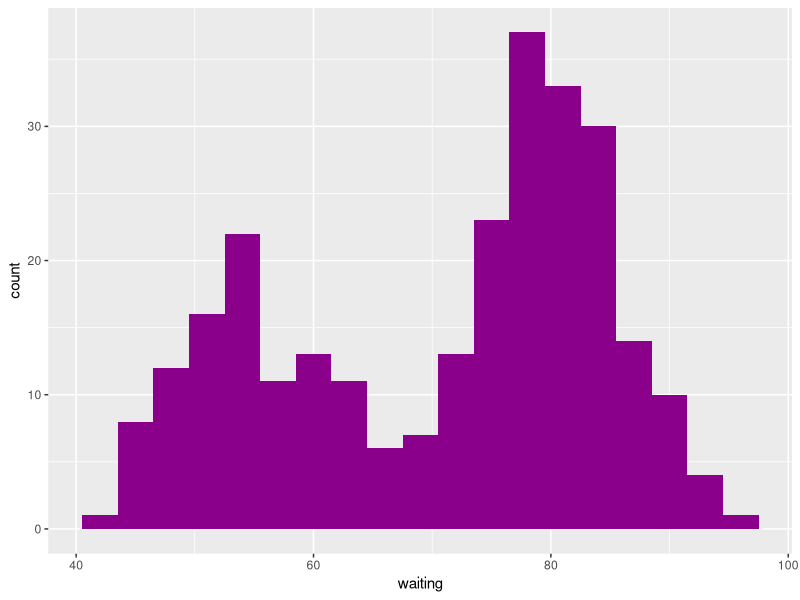
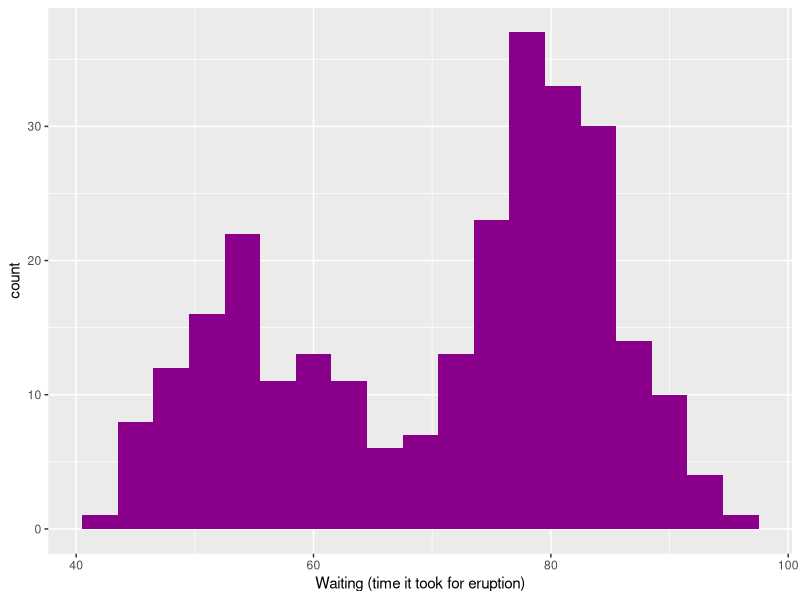
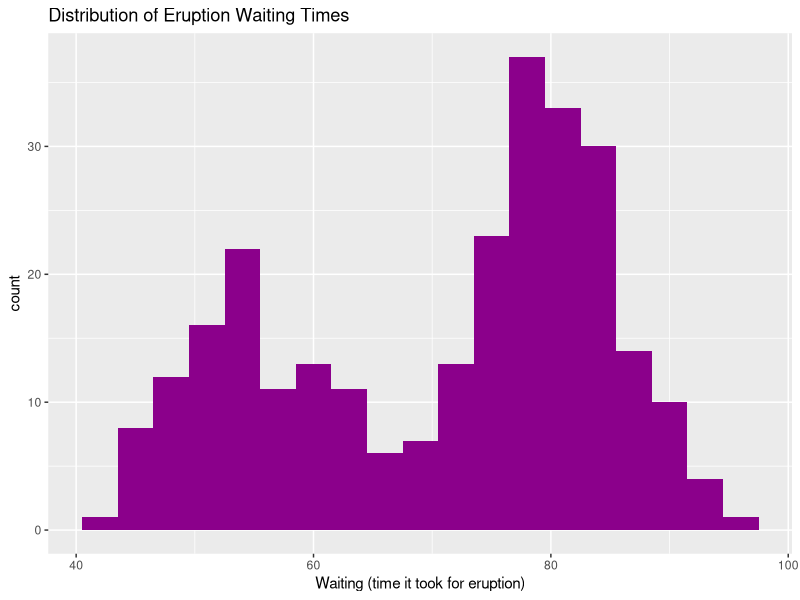

Generate these figures, in order, with R:
## ---- chunk 1
knitr::opts_chunk$set(echo = TRUE)
## ---- chunk 2
# Load data
str(faithful)
## ---- chunk 3
# Data Visualization
library(ggplot2)
ggplot(faithful, aes(x = waiting)) + geom_histogram(binwidth = 3, fill = 'darkmagenta') 

## ---- chunk 4
# Adding labels
library(ggplot2)
ggplot(faithful, aes(x = waiting)) + geom_histogram(binwidth = 3, fill = 'darkmagenta') +xlab('Waiting (time it took for eruption)')
## ---- chunk 5
# Adding labels
library(ggplot2)
ggplot(faithful, aes(x = waiting)) + geom_histogram(binwidth = 3, fill = 'darkmagenta') +xlab('Waiting (time it took for eruption)')  + ggtitle("Distribution of Eruption Waiting Times")
